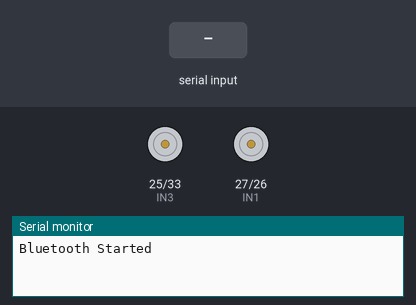
Recording of a sketch running on a simulated ESP32. Parts: motor-driver pin pairs drawn as motors (green arrow = first pin HIGH = forward, orange = second pin HIGH = backward, longer = more drive), the last lines printed to the serial monitor. Inputs (shaded band) come from the test bench. Nothing arrives over Bluetooth unless stated.

Above: at 1.2 s.
1.3 s: "F" received over the second serial link
At 2.1 s:
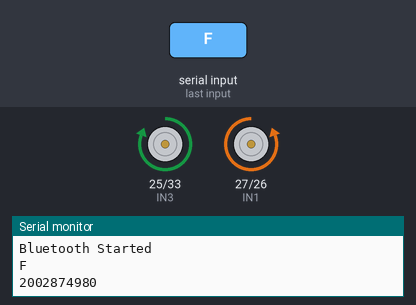
2.8 s: "B" received over the second serial link
At 3.2 s:
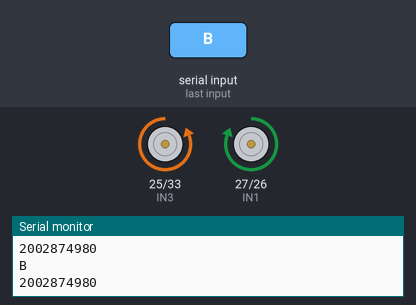
4.3 s: "L" received over the second serial link
At 5.5 s:
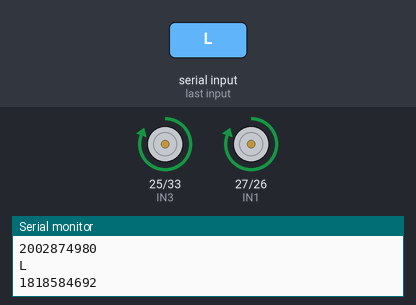
5.8 s: "R" received over the second serial link
At 6.8 s:
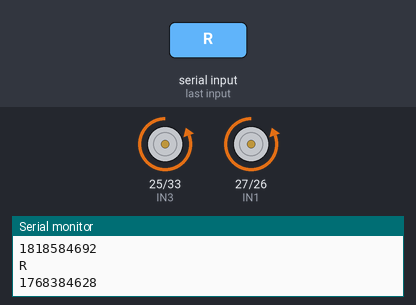
Timing chart, 0 to 8.3 s (numbered marks = the images above; inputs shaded):
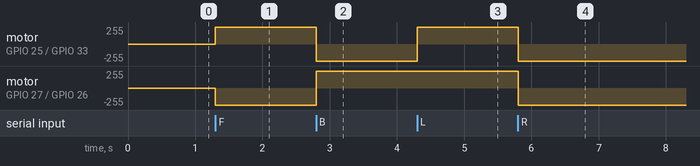

The sketch:

QuadBot_RC_MobileBle_V1.ino
```cpp
// Bare Minimum code for Bluetooth control for RC.
// Feel free to modify, improve code to suite your need.
// Customised for arduno Bluetooth controller app from play store.
// Any arduino BLE app wll work, however.
// Developed to use inbuilt Bluetooth low energy (BLE) for ESP32 MCU.
// Note: There might be interferance if many devices are used together.
// Be sure to rename your device bluetooth's name.

#include "BluetoothSerial.h"  // include bluetooth libraries.

BluetoothSerial SerialBT;  // Initialise.

// Define motor pins -> motor driver must be connected to these pins.
// if device behaves in reverse, swap pins in code or wirinf.
#define IN1 27
#define IN2 26
#define IN3 25
#define IN4 33

// Keep checking for a BLE connections.
unsigned long lastBTCheck = 0;
const unsigned long btCheckInterval = 20000;  // 1 second

void setup() {
  Serial.begin(115200);
  SerialBT.begin("MSGarageSoccerBot-Samaki");  // Bluetooth name
  Serial.println("Bluetooth Started");

  pinMode(IN1, OUTPUT);
  pinMode(IN2, OUTPUT);
  pinMode(IN3, OUTPUT);
  pinMode(IN4, OUTPUT);
}

void MoveForward() {
  Serial.println('Forward');
  digitalWrite(IN1, LOW);
  digitalWrite(IN2, HIGH);
  digitalWrite(IN3, HIGH);
  digitalWrite(IN4, LOW);
}

void Moveback() {
  Serial.println('backward');
  digitalWrite(IN1, HIGH);
  digitalWrite(IN2, LOW);
  digitalWrite(IN3, LOW);
  digitalWrite(IN4, HIGH);
}

void MoveLeft() {
  Serial.println('left');
  digitalWrite(IN1, HIGH);
  digitalWrite(IN2, LOW);
  digitalWrite(IN3, HIGH);
  digitalWrite(IN4, LOW);
}

void MoveRight() {
  Serial.println('right');
  digitalWrite(IN1, LOW);
  digitalWrite(IN2, HIGH);
  digitalWrite(IN3, LOW);
  digitalWrite(IN4, HIGH);
}

void Stop() {
  digitalWrite(IN1, LOW);
  digitalWrite(IN2, LOW);
  digitalWrite(IN3, LOW);
  digitalWrite(IN4, LOW);
}

void loop() {
  if (SerialBT.available()) {
    char cmd = SerialBT.read();
    Serial.println(cmd);

    switch (cmd) {
      case 'F':  // Forward
        MoveForward();
        break;

      case 'B':  // Backward
        Moveback();
        break;

      case 'L':  // Left
        MoveLeft();
        break;

      case 'R':  // Right
        MoveRight();
        break;

      case 'S':  // Stop
        Stop();
        break;
    }
  } else {
    // Only print message once every second
    unsigned long currentMillis = millis();
    if (currentMillis - lastBTCheck >= btCheckInterval) {
      Serial.println("...");
      lastBTCheck = currentMillis;
    }
  }
}
```

Measured:
- after the input at 1.3 s, motor on GPIO 25 (IN3) / GPIO 33 (IN4): stopped → forward 255/255 at once; motor on GPIO 27 (IN1) / GPIO 26 (IN2): stopped → backward 255/255 at once
- after the input at 2.8 s, motor on GPIO 25 (IN3) / GPIO 33 (IN4): forward 255/255 → backward 255/255 at once; motor on GPIO 27 (IN1) / GPIO 26 (IN2): backward 255/255 → forward 255/255 at once
- after the input at 4.3 s, motor on GPIO 25 (IN3) / GPIO 33 (IN4): backward 255/255 → forward 255/255 at once
- after the input at 5.8 s, motor on GPIO 25 (IN3) / GPIO 33 (IN4), motor on GPIO 27 (IN1) / GPIO 26 (IN2): forward 255/255 → backward 255/255 at once
